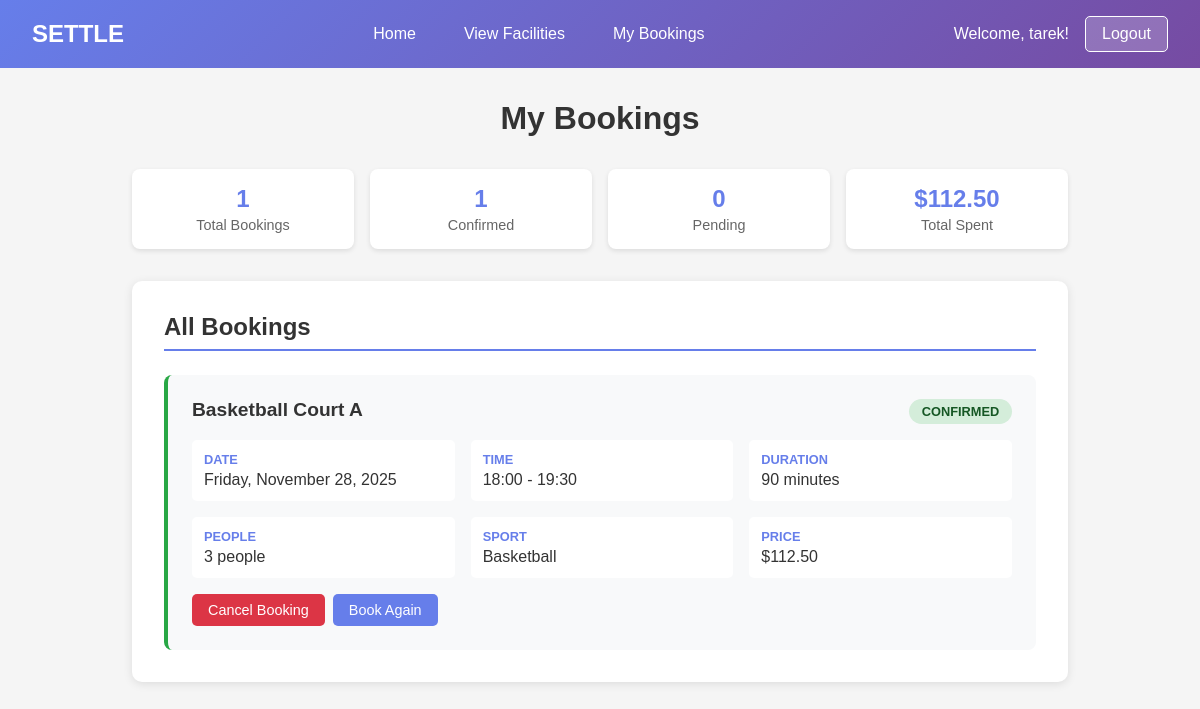
The app's page /my-bookings (signed in) with its own data.
### models.py (models this page shows, shortened)
class Booking(db.Model):
    id = db.Column(db.Integer, primary_key=True, autoincrement=True)
    user_id = db.Column(db.Integer, db.ForeignKey('user.id'), nullable=False)
    facility_id = db.Column(db.Integer, db.ForeignKey('facility.id'), nullable=False)
    start = db.Column(db.DateTime, nullable=False)
    end = db.Column(db.DateTime, nullable=False)
    seats = db.Column(db.Integer, default=1)
    price = db.Column(db.Float, nullable=False)
    status = db.Column(db.Enum(BookingStatus), default=BookingStatus.CONFIRMED)
    user = db.relationship('User', backref='bookings')
    facility = db.relationship('Facility', backref='bookings')

class Facility(db.Model):
    id = db.Column(db.Integer, primary_key=True, autoincrement=True)
    name = db.Column(db.String(120), nullable=False)
    location = db.Column(db.String(255))
    sport_id = db.Column(db.Integer, db.ForeignKey("sport.id"), nullable=False)
    price_per_hour = db.Column(db.Float, nullable=False, default=0.0)
    max_capacity = db.Column(db.Integer, default=100)
    is_active = db.Column(db.Boolean, default=True)
    schedules = db.relationship("Schedule", backref="facility", lazy=True)
    sport = db.relationship("Sport", backref="facilities")

class Sport(db.Model):
    id = db.Column(db.Integer, primary_key=True, autoincrement=True)
    name = db.Column(db.String(100), unique=True, nullable=False)
    max_players = db.Column(db.Integer, default=10)
    default_slot_minutes = db.Column(db.Integer, default=60)

### routes.py (the view)
@routes.route("/my-bookings")
def my_bookings():
    if 'user_id' not in session:
        flash("Please login to view bookings.", "error")
        return redirect(url_for('routes.login'))
    user_bookings = models.Booking.query.filter_by(
        user_id=session['user_id']
    ).order_by(models.Booking.start.desc()).all()
    return render_template("my_bookings.html",
                         bookings=user_bookings,
                         today=date.today())

### templates/my_bookings.html (shortened to what this page needs)
<!DOCTYPE html>
<html lang="en">
<head>
</head>
<body>
    <div class="header">
        <div class="logo">SETTLE</div>
        <div class="nav-links">
            <a href="{{ url_for('home') }}" class="nav-link">Home</a>
            <a href="{{ url_for('routes.view_facility') }}" class="nav-link">View Facilities</a>
            <a href="{{ url_for('routes.my_bookings') }}" class="nav-link">My Bookings</a>
        </div>
        <div class="user-info">
            {% if session.username %}
                <span>Welcome, {{ session.username }}!</span>
                <a href="{{ url_for('routes.logout') }}" class="logout-btn">Logout</a>
            {% endif %}
        </div>
    </div>
    <div class="container">
        <h1 class="page-title">My Bookings</h1>
        {% if bookings %}
            <div class="booking-stats">
                {% set confirmed_count = bookings | selectattr('status.value', 'equalto', 'confirmed') | list | length %}
                {% set pending_count = bookings | selectattr('status.value', 'equalto', 'pending') | list | length %}
                {% set total_spent = bookings | selectattr('status.value', 'equalto', 'confirmed') | sum(attribute='price') %}
                <div class="stat-card">
                    <div class="stat-number">{{ bookings | length }}</div>
                    <div class="stat-label">Total Bookings</div>
                </div>
                <div class="stat-card">
                    <div class="stat-number">{{ confirmed_count }}</div>
                    <div class="stat-label">Confirmed</div>
                </div>
                <div class="stat-card">
                    <div class="stat-number">{{ pending_count }}</div>
                    <div class="stat-label">Pending</div>
                </div>
                <div class="stat-card">
                    <div class="stat-number">${{ "%.2f"|format(total_spent) }}</div>
                    <div class="stat-label">Total Spent</div>
                </div>
            </div>
            <div class="bookings-section">
                <h2 class="section-title">All Bookings</h2>
                <div class="bookings-grid">
                    {% for booking in bookings %}
                        <div class="booking-card {{ booking.status.value }}">
                            <div class="booking-header">
                                <div class="booking-facility-name">{{ booking.facility.name }}</div>
                                <div class="status-badge status-{{ booking.status.value }}">
                                    {{ booking.status.value }}
                                </div>
                            </div>
                            <div class="booking-details">
                                <div class="booking-detail">
                                    <div class="detail-label">Date</div>
                                    <div class="detail-value">{{ booking.start.strftime('%A, %B %d, %Y') }}</div>
                                </div>
                                <div class="booking-detail">
                                    <div class="detail-label">Time</div>
                                    <div class="detail-value">{{ booking.start.strftime('%H:%M') }} - {{ booking.end.strftime('%H:%M') }}</div>
                                </div>
                                <div class="booking-detail">
                                    <div class="detail-label">Duration</div>
                                    <div class="detail-value">{{ ((booking.end - booking.start).seconds // 60) }} minutes</div>
                                </div>
                                <div class="booking-detail">
                                    <div class="detail-label">People</div>
                                    <div class="detail-value">{{ booking.seats }} {{ 'person' if booking.seats == 1 else 'people' }}</div>
                                </div>
                                <div class="booking-detail">
                                    <div class="detail-label">Sport</div>
                                    <div class="detail-value">{{ booking.facility.sport.name }}</div>
                                </div>
                                <div class="booking-detail">
                                    <div class="detail-label">Price</div>
                                    <div class="detail-value">${{ "%.2f"|format(booking.price) }}</div>
                                </div>
                            </div>
                            <div class="booking-actions">
                                {% if (booking.status.value == 'confirmed' or booking.status.value == 'pending') and booking.start.date() >= today %}
                                    <button class="btn cancel-btn" onclick="cancelBooking({{ booking.id }})">
                                        Cancel Booking
                                    </button>
                                {% endif %}
                                <a href="{{ url_for('routes.booking', facility_id=booking.facility.id) }}" class="btn rebook-btn">
                                    Book Again
                                </a>
                            </div>
                        </div>
                    {% endfor %}
                </div>
            </div>
        {% endif %}
    </div>
</body>
</html>

### templates/my_bookings.html (style rules this page uses)
* { margin: 0; padding: 0; box-sizing: border-box; }
body { font-family: Arial, sans-serif; background: #f5f5f5; }
.header { background: linear-gradient(135deg, #667eea 0%, #764ba2 100%); color: white; padding: 1rem 2rem; display: flex; justify-content: space-between; align-items: center; }
.logo { font-size: 1.5rem; font-weight: bold; }
.nav-links { display: flex; gap: 1rem; align-items: center; }
.nav-link { color: white; text-decoration: none; padding: 0.5rem 1rem; border-radius: 5px; transition: background 0.3s; }
.user-info { display: flex; align-items: center; gap: 1rem; }
.logout-btn { background: rgba(255, 255, 255, 0.2); color: white; border: 1px solid white; padding: 0.5rem 1rem; border-radius: 5px; text-decoration: none; transition: background 0.3s; }
.container { max-width: 1000px; margin: 2rem auto; padding: 0 2rem; }
.page-title { font-size: 2rem; color: #333; margin-bottom: 2rem; text-align: center; }
.bookings-section { background: white; border-radius: 10px; padding: 2rem; box-shadow: 0 2px 10px rgba(0, 0, 0, 0.1); }
.section-title { font-size: 1.5rem; color: #333; margin-bottom: 1.5rem; border-bottom: 2px solid #667eea; padding-bottom: 0.5rem; }
.bookings-grid { display: grid; gap: 1rem; }
.booking-card { background: #f8f9fa; border-radius: 8px; padding: 1.5rem; border-left: 4px solid #667eea; transition: transform 0.2s, box-shadow 0.2s; }
.booking-card.confirmed { border-left-color: #28a745; }
.booking-header { display: flex; justify-content: space-between; align-items: start; margin-bottom: 1rem; }
.booking-facility-name { font-weight: bold; color: #333; font-size: 1.2rem; }
.status-badge { padding: 0.3rem 0.8rem; border-radius: 15px; font-size: 0.8rem; font-weight: bold; text-transform: uppercase; }
.status-confirmed { background: #d4edda; color: #155724; }
.booking-details { display: grid; grid-template-columns: repeat(auto-fit, minmax(200px, 1fr)); gap: 1rem; margin-bottom: 1rem; }
.booking-detail { background: white; padding: 0.75rem; border-radius: 5px; display: flex; flex-direction: column; gap: 0.25rem; }
.detail-label { font-weight: bold; color: #667eea; font-size: 0.8rem; text-transform: uppercase; }
.detail-value { color: #333; font-weight: 500; }
.booking-actions { display: flex; gap: 0.5rem; margin-top: 1rem; }
.btn { padding: 0.5rem 1rem; border: none; border-radius: 5px; font-size: 0.9rem; cursor: pointer; transition: all 0.3s; text-decoration: none; display: inline-block; text-align: center; }
.cancel-btn { background: #dc3545; color: white; }
.rebook-btn { background: #667eea; color: white; }
.booking-stats { display: grid; grid-template-columns: repeat(auto-fit, minmax(150px, 1fr)); gap: 1rem; margin-bottom: 2rem; }
.stat-card { background: white; padding: 1rem; border-radius: 8px; text-align: center; box-shadow: 0 2px 5px rgba(0, 0, 0, 0.1); }
.stat-number { font-size: 1.5rem; font-weight: bold; color: #667eea; }
.stat-label { color: #666; font-size: 0.9rem; margin-top: 0.25rem; }

### records on screen
Booking: facility.name "Basketball Court A", status.value "CONFIRMED", start "Friday, November 28, 2025", start "18:00", end "19:30", ((booking.end-booking.start).seconds//60) "90", seats "3", seats "people", facility.sport.name "Basketball", price "112.50"

### other values on screen
{{ session.username }} "tarek"
{{ bookings | length }} "1"
{{ confirmed_count }} "1"
{{ pending_count }} "0"
{{ "%.2f"|format(total_spent) }} "112.50"
